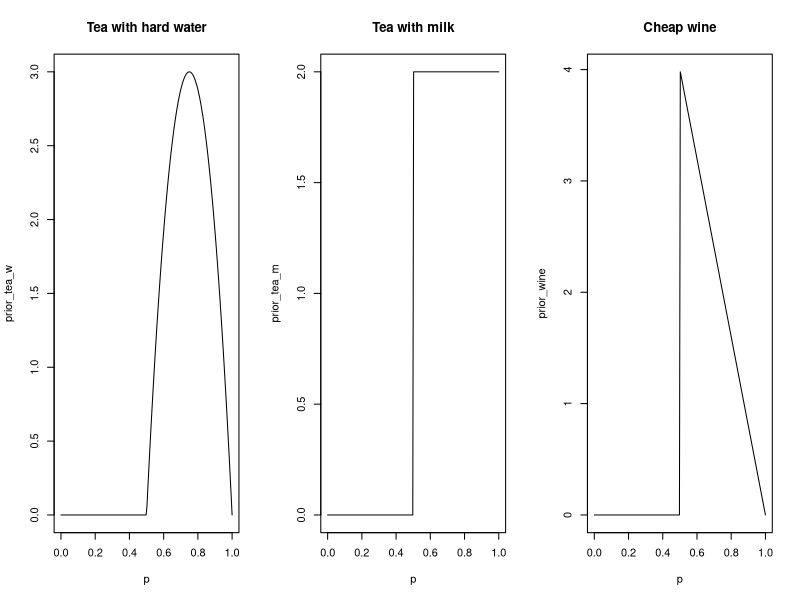
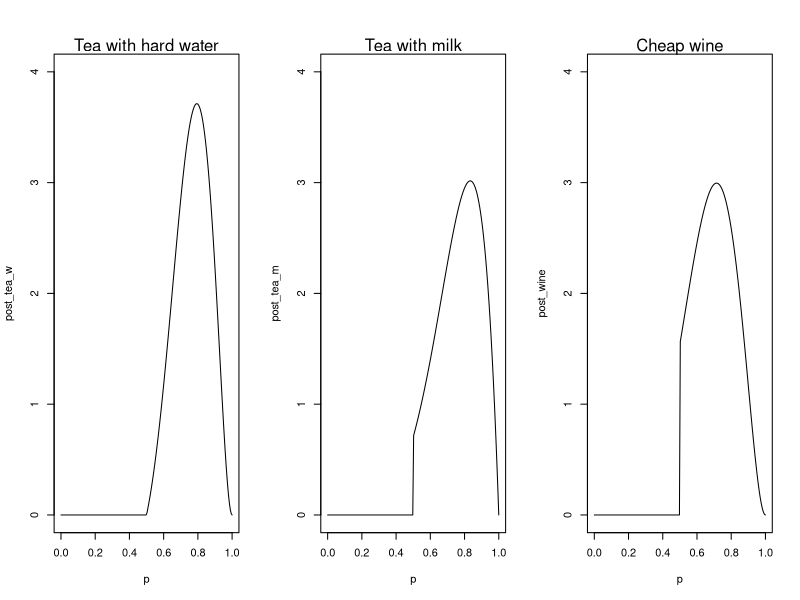

Write the R code that produced these figures, in order.
## ---- chunk 1
p <- seq(0,1,length.out = 200)
prior_tea_w <- ifelse(p < 0.5, 0, 48*(1-p)*(p-0.5) )
prior_tea_m <- ifelse(p < 0.5, 0, 2 )
prior_wine <- ifelse(p<0.5, 0, - 8*p + 8)
par(mfrow=c(1,3))
plot(p, prior_tea_w, "l", main="Tea with hard water")
plot(p, prior_tea_m, "l", main="Tea with milk")
plot(p, prior_wine, "l", main="Cheap wine")
## ---- chunk 2
compute_posterior <- function(w, n, prior) {
  num_pts = length(prior)
  p_grid = seq(from=0, to=1, length.out=num_pts)
  likelihood <- dbinom(w, size=n, prob=p_grid)
  
  # compute product of likelihood and prior (unstandardized posterior)
  unstd.posterior <- likelihood * prior
  
  # standardize posterior
  posterior <- num_pts * unstd.posterior / sum(unstd.posterior)
}
p <- seq(from=0,to=1, length.out = length(prior_tea_w))
post_tea_w <- compute_posterior(w=5, n=6, prior=prior_tea_w)
post_tea_m <- compute_posterior(w=5, n=6, prior=prior_tea_m)
post_wine <- compute_posterior(w=5, n=6, prior=prior_wine)

par(mfrow=c(1,3))
plot(p, post_tea_w, type="l", ylim=c(0,4))
#lines(p, prior_tea_w)
mtext("Tea with hard water")

plot(p, post_tea_m, type="l", ylim=c(0,4))
mtext("Tea with milk")

plot(p, post_wine, type="l", ylim=c(0,4))
mtext("Cheap wine")
## ---- chunk 3
post_tea_ws <- post_tea_w / length(post_tea_w)
post_tea_ms <- post_tea_m / length(post_tea_m)
post_wines <- post_wine / length(post_wine)

sum(post_tea_ws[p < 0.6])
sum(post_tea_ms[p<0.6])
sum(post_wines[p<0.6])
